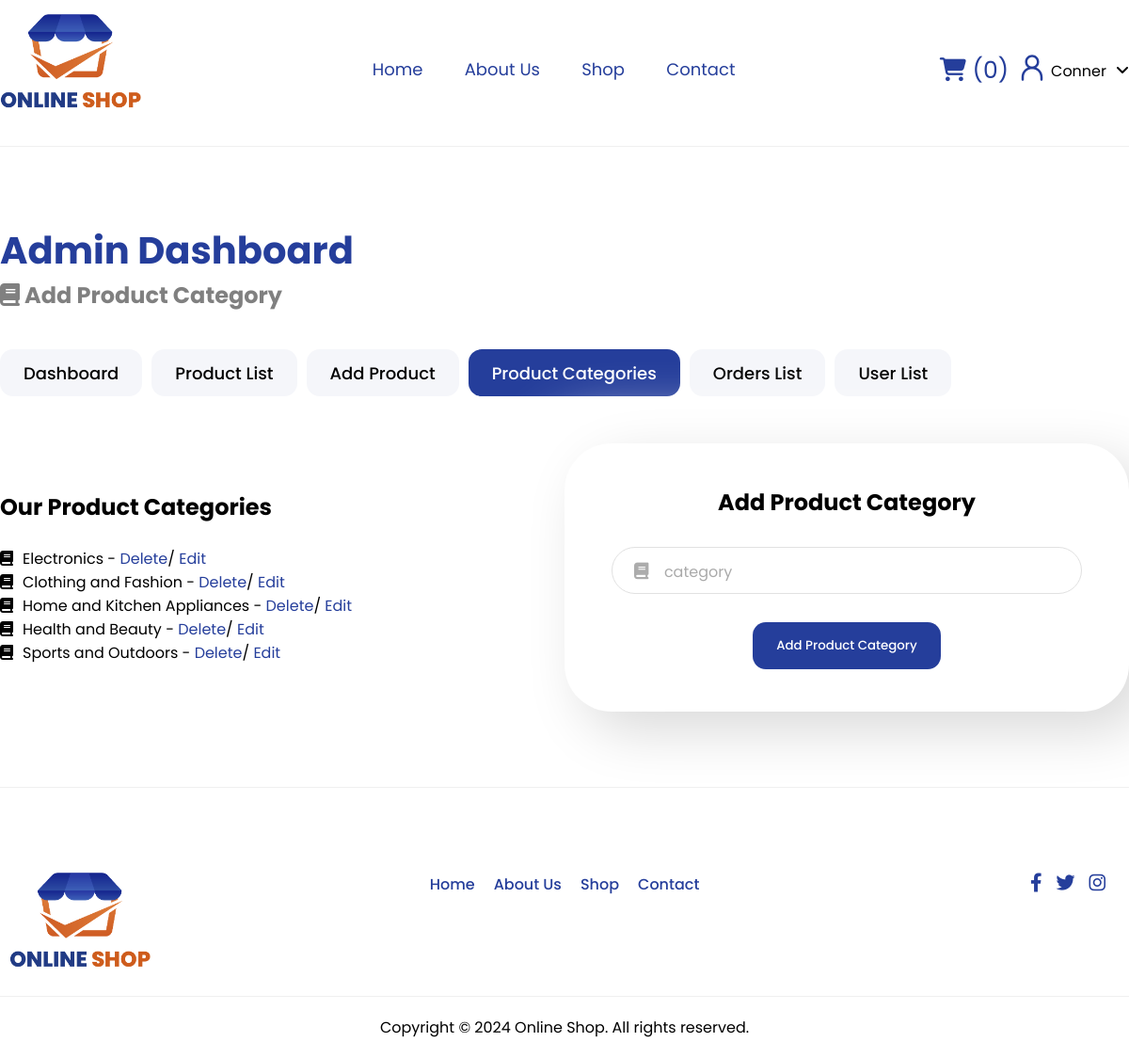
The page /admin_category.php (signed in) on the database its author committed.
### tables this page shows
CREATE TABLE `categories` (
  `id` int(11) NOT NULL,
  `name` varchar(100) NOT NULL
);

### admin_category.php (the view, shortened to what this page needs)
<?php
include './templates/admin_header.php';
?>
<link rel="stylesheet" href="./css/admin_category_add.css">
<div class="main-container b-main">
    <?php include './templates/admin_navigation.php' ?>
    <div class="category-container">
        <div class="category-list">
            <h2>Our Product Categories</h2><br>
            <ul>
                <?php
                    $select_product_category = mysqli_query($con, "SELECT * FROM categories") or die('query failed');
                    if(mysqli_num_rows($select_product_category) > 0){
                        while($fetch_product_category = mysqli_fetch_assoc($select_product_category)){
                ?>
                    <li><i class="fas fa-book"></i><span><?php echo $fetch_product_category['name']; ?></span> -
                    <a href="admin_category.php?delete=<?php echo $fetch_product_category['id']; ?>" onclick="return confirm('Delete this product category?')">Delete</a>/
                    <a href="admin_category.php?update=<?php echo $fetch_product_category['id']; ?>">Edit</a></li>
                    <?php
                 }
                } else {
                    echo '<p class="empty">No product categories found!</p>';
                }
            ?>
            </ul>
        </div>
        <div class="container">
            <div class="form-container">
                <h2>Add Product Category</h2>
                <form action="" method="post">
                    <div class="input-field">
                        <i class="fas fa-book"></i>
                        <input type="text" name="category" id="category" placeholder="category" required>
                    </div>
                    <input type="submit" name="addCategory" value="Add Product Category" class="submit-btn btn">
                </form>
            </div>
        </div>
    </div>
</div>
<?php
include './templates/footer.php';
?>

### css/style.css (style rules this page uses)
:root { --color-primary: #253E9B; --color-secondary: #324CAD; --color-tertiary: #FFFFFF; --color-grey01: #AAAAAA; --color-grey02: #E1E1E1; --color-grey03: #F0F0F0; --color-primary-soft: #F0EEFF; --color-orange: #FF754C; --btn-hover: #4c67ca; }
* { font-family: 'Poppins', sans-serif; margin: 0; padding: 0; box-sizing: border-box; text-decoration: none; align-items: center; }
a { color: var(--color-primary); transition: all .2s ease-in-out; }
button, .btn { display: inline-flex; padding: 0 25px; height: 50px; border: none; border-radius: 14px; cursor: pointer; background-color: var(--color-primary); color: white; text-transform: capitalize; align-items: center; font-weight: 500; margin: 0px 0; }
.main-container { max-width: 1200px; margin: auto; height: 100%; display: flex; flex-direction: column; justify-content: center; align-items: center; padding-top: 80px; }
.b-main { padding-bottom: 80px; }

### css/register.css (style rules this page uses)
.form-container h2 { text-align: center; margin-bottom: 20px; }
.form-container { position: relative; width: 600px; margin: 0 auto; padding: 45px 50px; background-color: white; border-radius: 50px; background: #ffffff; box-shadow: 20px 20px 60px #d9d9d9, -20px -20px 60px #ffffff; }
.form-container { position: relative; vertical-align: middle; }
form { display: flex; flex-direction: column; justify-content: center; align-items: center; }
.input-field { width: 100%; height: 50px; background-color: white; margin: 10px 0; border: 1px solid #E1E1E1; border-radius: 55px; display: grid; grid-template-columns: 10% 85%; padding: 0 .4rem; position: relative; }
.input-field i { text-align: center; line-height: 50px; color: #acacac; font-size: 1.1rem; }
.input-field input, textarea { background: none; outline: none; border: none; line-height: 1; font-weight: 400; font-size: 1rem; color: #333; }
.input-field input::placeholder { color: #aaa; }
.btn { margin-top: 20px; }

### css/admin_category_add.css (style rules this page uses)
.category-container { display: flex; gap: 50px; justify-content: space-between; width: 100%; }
.category-list ul { list-style: none; }
.category-list ul li i { margin-right: 10px; }

### rows shown on the page
categories: name "Electronics"
categories: name "Clothing and Fashion"
categories: name "Home and Kitchen Appliances"
categories: name "Health and Beauty"
categories: name "Sports and Outdoors"

### other values the page prints
$_SESSION['admin_name'] "Conner"
$title "Add Product Category"
